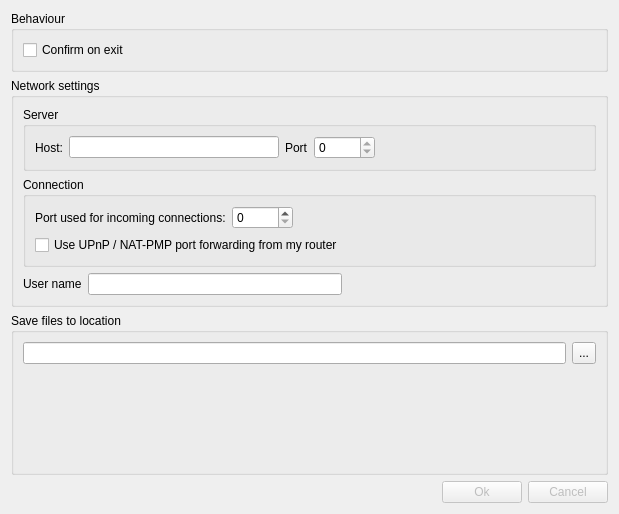
<?xml version="1.0" encoding="UTF-8"?>
<ui version="4.0">
 <class>preferences_widget</class>
 <widget class="QWidget" name="preferences_widget">
  <property name="geometry">
   <rect>
    <x>0</x>
    <y>0</y>
    <width>619</width>
    <height>514</height>
   </rect>
  </property>
  <property name="windowTitle">
   <string>Form</string>
  </property>
  <layout class="QVBoxLayout" name="verticalLayout_3">
   <item>
    <widget class="QGroupBox" name="groupBox_5">
     <property name="title">
      <string>Behaviour</string>
     </property>
     <layout class="QVBoxLayout" name="verticalLayout_4">
      <item>
       <widget class="QCheckBox" name="checkConfirm">
        <property name="text">
         <string>Confirm on exit</string>
        </property>
       </widget>
      </item>
     </layout>
    </widget>
   </item>
   <item>
    <widget class="QGroupBox" name="groupBox">
     <property name="title">
      <string>Network settings</string>
     </property>
     <layout class="QVBoxLayout" name="verticalLayout_2">
      <item>
       <widget class="QGroupBox" name="groupBox_2">
        <property name="title">
         <string>Server</string>
        </property>
        <layout class="QHBoxLayout" name="horizontalLayout_2">
         <item>
          <widget class="QLabel" name="label">
           <property name="text">
            <string>Host:</string>
           </property>
          </widget>
         </item>
         <item>
          <widget class="QLineEdit" name="serverHost">
           <property name="readOnly">
            <bool>true</bool>
           </property>
          </widget>
         </item>
         <item>
          <widget class="QLabel" name="label_2">
           <property name="text">
            <string>Port</string>
           </property>
          </widget>
         </item>
         <item>
          <widget class="QSpinBox" name="serverPort">
           <property name="readOnly">
            <bool>true</bool>
           </property>
           <property name="maximum">
            <number>65535</number>
           </property>
          </widget>
         </item>
         <item>
          <spacer name="horizontalSpacer_4">
           <property name="orientation">
            <enum>Qt::Horizontal</enum>
           </property>
           <property name="sizeHint" stdset="0">
            <size>
             <width>40</width>
             <height>20</height>
            </size>
           </property>
          </spacer>
         </item>
        </layout>
       </widget>
      </item>
      <item>
       <widget class="QGroupBox" name="groupBox_3">
        <property name="title">
         <string>Connection</string>
        </property>
        <layout class="QVBoxLayout" name="verticalLayout">
         <item>
          <layout class="QHBoxLayout" name="horizontalLayout_3">
           <item>
            <widget class="QLabel" name="label_4">
             <property name="text">
              <string>Port used for incoming connections:</string>
             </property>
            </widget>
           </item>
           <item>
            <widget class="QSpinBox" name="listenPort">
             <property name="maximum">
              <number>65535</number>
             </property>
            </widget>
           </item>
           <item>
            <spacer name="horizontalSpacer_2">
             <property name="orientation">
              <enum>Qt::Horizontal</enum>
             </property>
             <property name="sizeHint" stdset="0">
              <size>
               <width>40</width>
               <height>20</height>
              </size>
             </property>
            </spacer>
           </item>
          </layout>
         </item>
         <item>
          <widget class="QCheckBox" name="checkUPnP">
           <property name="text">
            <string>Use UPnP / NAT-PMP port forwarding from my router</string>
           </property>
          </widget>
         </item>
        </layout>
       </widget>
      </item>
      <item>
       <layout class="QHBoxLayout" name="horizontalLayout_4">
        <item>
         <widget class="QLabel" name="label_3">
          <property name="text">
           <string>User name</string>
          </property>
         </widget>
        </item>
        <item>
         <widget class="QLineEdit" name="editNick"/>
        </item>
        <item>
         <spacer name="horizontalSpacer_3">
          <property name="orientation">
           <enum>Qt::Horizontal</enum>
          </property>
          <property name="sizeHint" stdset="0">
           <size>
            <width>40</width>
            <height>20</height>
           </size>
          </property>
         </spacer>
        </item>
       </layout>
      </item>
     </layout>
    </widget>
   </item>
   <item>
    <widget class="QGroupBox" name="groupBox_4">
     <property name="title">
      <string>Save files to location</string>
     </property>
     <layout class="QVBoxLayout" name="verticalLayout_26">
      <property name="bottomMargin">
       <number>9</number>
      </property>
      <item>
       <layout class="QHBoxLayout" name="horizontalLayout_10">
        <item>
         <widget class="QLineEdit" name="editInputDir">
          <property name="sizePolicy">
           <sizepolicy hsizetype="Expanding" vsizetype="Fixed">
            <horstretch>0</horstretch>
            <verstretch>0</verstretch>
           </sizepolicy>
          </property>
          <property name="text">
           <string/>
          </property>
         </widget>
        </item>
        <item>
         <widget class="QToolButton" name="browseSaveDirButton">
          <property name="enabled">
           <bool>true</bool>
          </property>
          <property name="minimumSize">
           <size>
            <width>22</width>
            <height>22</height>
           </size>
          </property>
          <property name="maximumSize">
           <size>
            <width>25</width>
            <height>27</height>
           </size>
          </property>
          <property name="text">
           <string notr="true">...</string>
          </property>
         </widget>
        </item>
       </layout>
      </item>
      <item>
       <spacer name="verticalSpacer">
        <property name="orientation">
         <enum>Qt::Vertical</enum>
        </property>
        <property name="sizeHint" stdset="0">
         <size>
          <width>20</width>
          <height>40</height>
         </size>
        </property>
       </spacer>
      </item>
     </layout>
    </widget>
   </item>
   <item>
    <layout class="QHBoxLayout" name="horizontalLayout">
     <item>
      <spacer name="horizontalSpacer">
       <property name="orientation">
        <enum>Qt::Horizontal</enum>
       </property>
       <property name="sizeHint" stdset="0">
        <size>
         <width>40</width>
         <height>20</height>
        </size>
       </property>
      </spacer>
     </item>
     <item>
      <widget class="QPushButton" name="btnOk">
       <property name="enabled">
        <bool>false</bool>
       </property>
       <property name="text">
        <string>Ok</string>
       </property>
      </widget>
     </item>
     <item>
      <widget class="QPushButton" name="btnCancel">
       <property name="enabled">
        <bool>false</bool>
       </property>
       <property name="text">
        <string>Cancel</string>
       </property>
      </widget>
     </item>
    </layout>
   </item>
  </layout>
 </widget>
 <resources/>
 <connections/>
</ui>
